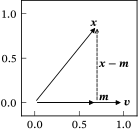

Generate this figure with Python:
from pathlib import PurePath

import matplotlib.pyplot as plt
import numpy as np
from vector import Vector2D

plt.style.use(["sigproc", "sigproc-small"])

fig, ax = plt.subplots()
ax.set(xlim=(-0.15, 1.15), ylim=(-0.15, 1.15), xticks=[0, 0.5, 1], yticks=[0, 0.5, 1])

v = np.array((1, 0))
x = np.array((np.cos(np.pi / 3) + 0.2, np.sin(np.pi / 3)))
m = np.array((x[0], 0))

for p in (v, x, m):
    ax.add_artist(Vector2D((0, 0), p))

ax.add_artist(Vector2D(m, x, ls="dashed", arrowstyle="->"))

ax.text(*v, r"$\vect{v}$", ha="left", va="center")
ax.text(*x, r"$\vect{x}$", ha="right", va="bottom")
ax.text(*(m + (0, 0.03)), r"$\,\vect{m}$", ha="left", va="bottom")
ax.text(*((x + m) / 2), r"$\,\vect{x}-\vect{m}$", ha="left", va="center")

ax.axis("square")
fig.savefig(str(PurePath(__file__).parent / (PurePath(__file__).stem + ".pdf")))
